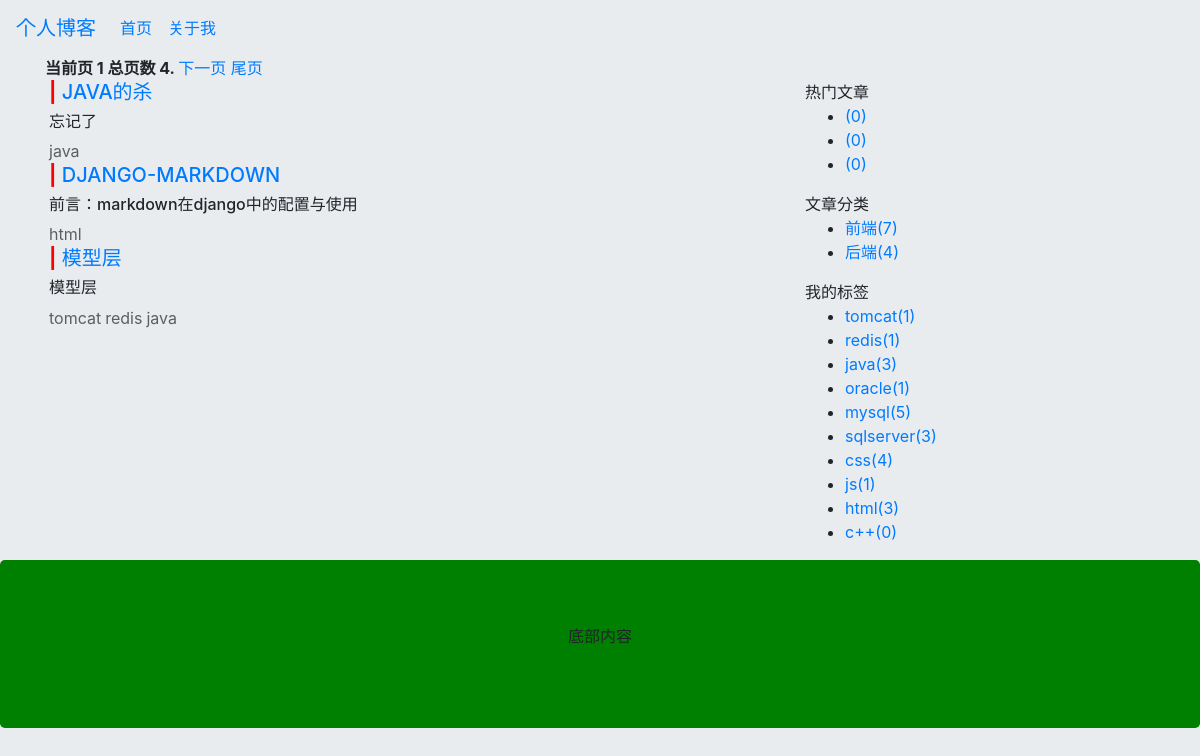
The page /blog/index/ on the database its author committed.
### blog/models.py (models this page shows, shortened)
class MenuModel(models.Model):
    mname = models.CharField(max_length=10, unique=True, default=u'未定义', verbose_name='菜单名')
    murl = models.CharField(max_length=100)
    class Meta:
        db_table = 't_menu'
        verbose_name_plural = '菜单'

class ArticleModel(models.Model):
    title = models.CharField(max_length=100, null=False, blank=False, verbose_name='文章标题')
    desc = models.CharField(max_length=300, verbose_name='描述')
    content = models.TextField(verbose_name='内容')
    createtime = models.DateTimeField(auto_now_add=True, verbose_name='创建时间')
    modifytime = models.DateTimeField(auto_now=True, verbose_name='修改时间')
    tag = models.ManyToManyField(TagModel, verbose_name='标签')
    catagory = models.ForeignKey(CatagoryModel, on_delete=models.CASCADE, verbose_name='分类')
    class Meta:
        db_table = 't_article'
        verbose_name_plural = '文章'

class TagModel(models.Model):
    tname = models.CharField(max_length=30, default=u'未定义', unique=True, verbose_name='标签名称')
    class Meta:
        db_table = 't_tag'
        verbose_name_plural = '标签'

class CatagoryModel(models.Model):
    cname = models.CharField(max_length=30, default=u'未定义', unique=True, verbose_name='分类名称')
    class Meta:
        db_table = 't_catagory'
        verbose_name_plural = '分类'

### blog/views.py (the view)
class IndexView(View):
    def get(self, request):
        current_page = request.GET.get('page', 1)
        articles = ArticleModel.objects.all().order_by('-id')
        paginator = Paginator(articles, 3)
        page_obj = paginator.get_page(current_page)
        return render(request, 'index.html', {'page_obj': page_obj})

### blog/blog_content_process.py (called while the page is built)
def content_data(request):
    contents = {}
    articles = ArticleModel.objects.all().order_by('catagory_id')
    articles_by_tag = TagModel.objects.values('id', 'tname', count=Count('articlemodel'))
    menus = MenuModel.objects.all()
    contents['articles'] = articles
    contents['articles_by_tag'] = articles_by_tag
    contents['menus'] = menus
    return {'contents': contents}

### blog/myMiddleware.py (called while the page is built)
    def process_request(self, request):
        path = request.path.lstrip("/")
        print(path)

### blog/templates/index.html (shortened to what this page needs)
{% extends 'base.html' %}
{% block main %}
<div class='row' style="margin: auto;width: 95%;">
        <div class="col-8">
            <div class="step-links">
                <strong class="current">
                    当前页 {{ page_obj.number }} 总页数 {{ page_obj.paginator.num_pages }}.
                </strong>
                {% if page_obj.has_next %}
                    <a href="/blog/index/?page={{ page_obj.next_page_number }}">下一页</a>
                    <a href="/blog/index/?page={{ page_obj.paginator.num_pages }}">尾页</a>
                {% endif %}
            </div>
        </div>
    </div>
    <div class='row' style="margin: auto;width: 95%;">
        {% include "left.html" %}
        {% include "right.html" %}
    </div>
{% endblock %}

### blog/templates/header.html (shortened to what this page needs)
<nav class="navbar navbar-expand-md">
  <a class="navbar-brand" href="/blog/index">个人博客</a>
  <div class="collapse navbar-collapse" id="collapsibleNavbar">
    <ul class="navbar-nav">
        {% for m in contents.menus %}
          <li class="nav-item">
            <a class="nav-link" href={{ m.murl }}>{{ m.mname }}</a>
          </li>
        {% endfor %}
    </ul>
  </div>
</nav>

### blog/templates/left.html
<div class="col-8">
{% for contact in page_obj %}
    <div class="borderColor">
        <h5 style="margin-left: 4px;">
            <strong style="size: 24px;color: red">|</strong>
            <a href="/blog/ArticleDesc/?id={{ contact.id }}">{{ contact.title|upper }}</a>
        </h5>
        <h6 style="margin-left: 4px;">{{ contact.desc }}</h6>
        <ul class="list-group list-group-horizontal">
            {% for i in contact.tag.all %}
            <li style="display: inline-block;margin-left: 4px;color: #5e5e5e">{{ i.tname }}</li>
            {% endfor %}
        </ul>
    </div>
{% endfor %}
</div>

### blog/templates/right.html
<div class="col-4 ">
    <div class="borderColor">
        <span>热门文章</span>
        <ul>
            {% for g in contents %}
                <li><a href="/blog/catagory/{{ g.list.0.catagory.id }}/">{{ g.list.0.catagory.cname }}({{ g.list | length }})</a></li>
            {% endfor %}
        </ul>
    </div>
    <div class="borderColor">
        <span>文章分类</span>
        <ul>
            {% regroup contents.articles by catagory.id as group_articles %}
            {% for g in group_articles %}
                <li><a href="/blog/catagory/{{ g.list.0.catagory.id }}/">{{ g.list.0.catagory.cname }}({{ g.list | length }})</a></li>
            {% endfor %}
        </ul>
    </div>
    <div class="borderColor">
        <span>我的标签</span>
        <ul>
        {% for i in contents.articles_by_tag %}
            <li>
                <a href="/blog/tag/{{ i.id }}/">{{ i.tname }}({{ i.count }})</a>
            </li>
        {% endfor %}
        </ul>
    </div>
</div>

### rows shown on the page
MenuModel: mname "首页"
MenuModel: mname "关于我"
ArticleModel: title "JAVA的杀", desc "忘记了"
TagModel: tname "java"
ArticleModel: title "DJANGO-MARKDOWN", desc "前言：markdown在django中的配置与使用"
TagModel: tname "html"
ArticleModel: title "模型层", desc "模型层"
TagModel: tname "tomcat"
TagModel: tname "redis"
ArticleModel: list.0.catagory.cname "前端"
ArticleModel: list.0.catagory.cname "后端"

### other values the page prints
{{ page_obj.number }} "1"
{{ page_obj.paginator.num_pages }} "4"
{{ g.list | length }} "0" "0" "0"
{{ g.list | length }} "7" "4"
{{ i.tname }} "tomcat" "redis" "java" "oracle" "mysql" "sqlserver" "css" "js" "html" "c++"
{{ i.count }} "1" "1" "3" "1" "5" "3" "4" "1" "3" "0"
